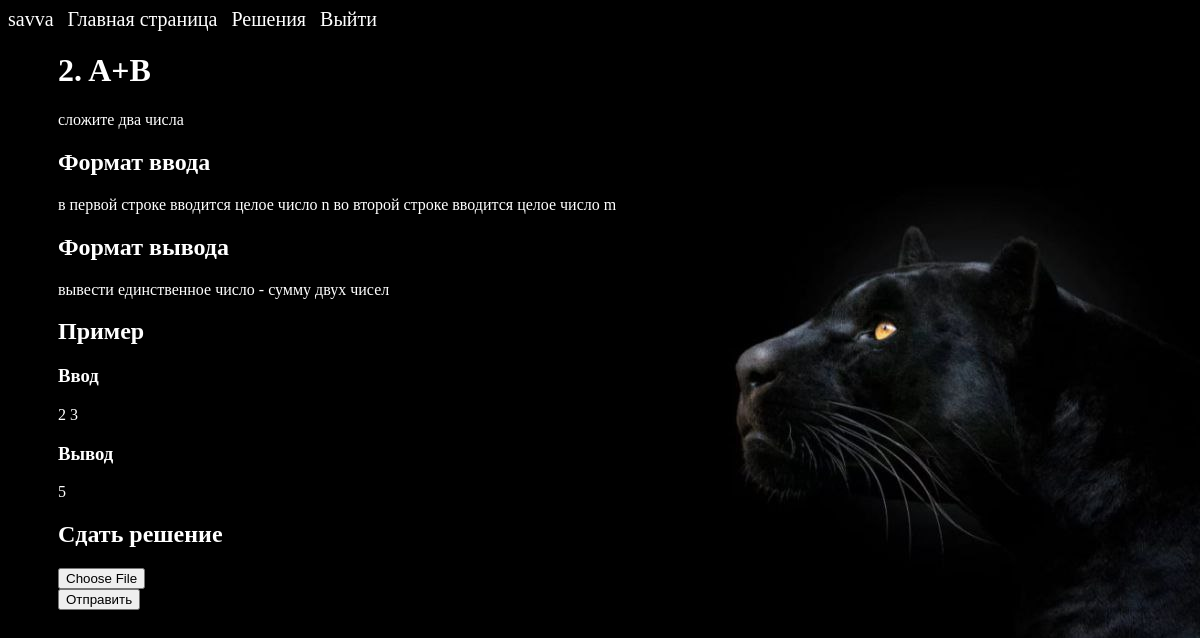
Screenshot of /contests/1/tasks/2 (signed in) with the database file from the repository.
### models.py (models this page shows, shortened)
class User(SqlAlchemyBase, UserMixin, SerializerMixin):
    __tablename__ = 'users'
    id = Column(Integer, primary_key=True, autoincrement=True)
    name = Column(String, nullable=True)
    email = Column(String, index=True, unique=True, nullable=True)
    hashed_password = Column(String, nullable=True)
    score = Column(String, nullable=True)
    created_date = Column(DateTime, default=datetime.datetime.now)
    tasks = orm.relationship("Tasks", back_populates='user')
    contests = orm.relationship("Contests", back_populates='user')
    solutions = orm.relationship('Solutions', back_populates='user', lazy='subquery')

class Tasks(SqlAlchemyBase, SerializerMixin):
    __tablename__ = 'tasks'
    id = Column(Integer, primary_key=True, autoincrement=True)
    title = Column(String, nullable=True)
    description = Column(String, nullable=True)
    input_format = Column(String, nullable=True)
    output_format = Column(String, nullable=True)
    input_example = Column(String, nullable=True)
    output_example = Column(String, nullable=True)
    created_date = Column(DateTime, default=datetime.datetime.now)
    user_id = Column(Integer, ForeignKey("users.id"))
    user = orm.relationship('User')
    contest_id = Column(Integer, ForeignKey("contests.id"))
    contest = orm.relationship('Contests')
    solutions = orm.relationship('Solutions', back_populates='task')

### app.py (the view, shortened to what this page needs)
@app.route('/contests/<int:id1>/tasks/<int:id>', methods=['GET', 'POST'])
@login_required
def task(id1, id):
    db_sess = db_session.create_session()
    task = db_sess.query(Tasks).filter(Tasks.id == id).first()
    if request.method == "GET":
        return render_template('task.html', task=task)

### app.py (called while the page is built)
@login_manager.user_loader
def load_user(user_id):
    db_sess = db_session.create_session()
    return db_sess.query(User).get(user_id)

### db_session.py (called while the page is built)
def create_session() -> Session:
    global __factory
    return __factory()

### templates/task.html (shortened to what this page needs)
<!doctype html>
<html lang="en">
<head>
	<link href = "/static/css/task.css" rel = "stylesheet" type="text/css" media="all">
</head>
<body>
<header>
    <nav>
        {% if current_user.is_authenticated %}
        <a style="color: white; text-decoration: none; font-size: 20px" href="/user/{{ current_user.id }}">{{ current_user.name }}</a>
        {% else %}
        <a style="color: white; text-decoration: none; font-size: 20px; margin-left: 10px" href="/register">Зарегистрироваться</a>
        <a style="color: white; text-decoration: none; font-size: 20px; margin-left: 10px" href="/login">Войти</a>
        {% endif %}
        <a style="color: white; text-decoration: none; font-size: 20px; margin-left: 10px" href="/">Главная страница</a>
        <a style="color: white; text-decoration: none; font-size: 20px; margin-left: 10px" href="/solutions">Решения</a>
        <a style="color: white; text-decoration: none; font-size: 20px; margin-left: 10px" href="/logout">Выйти</a>
    </nav>
</header>
<div id="main">
	<h1>{{ task.id }}. {{ task.title }}</h1>
	<p>{{ task.description }}</p>
	<h2>Формат ввода</h2>
	<p>{{ task.input_format }}</p>
	<h2>Формат вывода</h2>
	<p>{{ task.output_format }}</p>
	<h2>Пример</h2>
	<h3>Ввод</h3>
	<p>{{ task.input_example }}</p>
	<h3>Вывод</h3>
	<p>{{ task.output_example }}</p>
	<h2>Сдать решение</h2>
	<form method="post" enctype="multipart/form-data">
		<div>
		<input type="file" name="file">
		</div>
		<button type="submit">Отправить</button>
	</form>
</div>
</body>
</html>

### static/css/task.css (style rules this page uses)
body { background-image: url("panter.jpg"); }
h1 { color: white; }
h2 { color: white; }
h3 { color: white; }
p { color: white; }
#main { margin-left: 50px; }

### rows the page displays
User: name "savva"
Tasks: id "2", title "A+B", description "сложите два числа", input_format "в первой строке вводится целое число n во второй строке вводится целое число m", output_format "вывести единственное число - сумму двух чисел", input_example "2 3", output_example "5"
